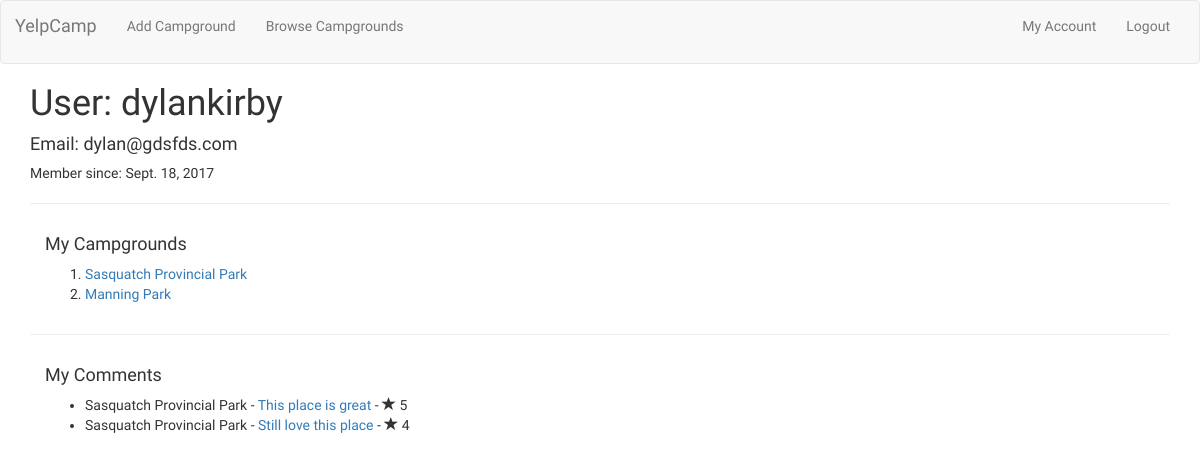
The app's page /accounts/2/ (signed in), older data.
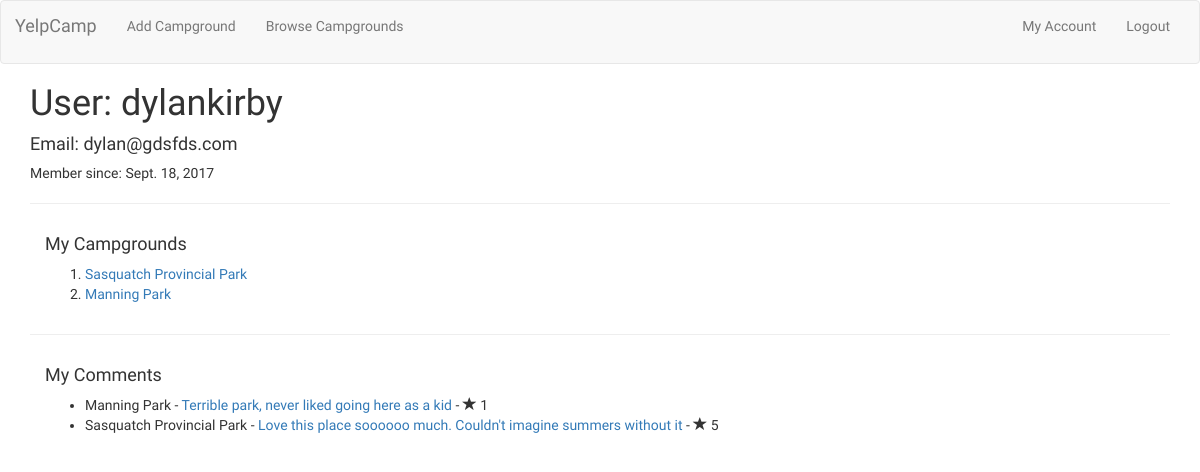
The same page, newer data.
### campgrounds/models.py (models this page shows, shortened)
class Campground(models.Model):
	author = models.ForeignKey('auth.User' , related_name='submitted_campgrounds')
	name = models.CharField(max_length=128, blank=False, unique=True)
	image = models.URLField(blank=False)
	short_description = models.CharField(max_length=128)
	price_per_night = models.DecimalField(max_digits=5, decimal_places=2, blank=True)
	city = models.CharField(max_length=56, blank=True, unique=False)
	PROVINCES = (
		('British Columbia', 'BC'),
	)
	province = models.CharField(max_length=56, blank=False, unique=False, choices=PROVINCES, default='BC')
	def __init__(self, *args, **kwargs):
	    super(Campground, self).__init__(*args, **kwargs)
	def __str__(self):
		return self.name

class Review(models.Model):
	author = models.ForeignKey('auth.User', related_name='my_reviews')
	campground = models.ForeignKey(Campground, related_name='reviews')
	comment = models.CharField(max_length=256, blank=True)
	RATINGS = (
		(1, 'Bad (1)'),
		(2, 'Ok (2)'),
		(3, 'Average (3)'),
		(4, 'Good (4)'),
		(5, 'Great (5)'),
	)
	rating = models.IntegerField(default=5, choices=RATINGS)
	date = models.DateTimeField(default=timezone.now())

### accounts/views.py (the view)
# urls.py: url(r'^(?P<pk>\d+)/$', views.AccountDetail.as_view(), name="my_account"),
class AccountDetail(DetailView, LoginRequiredMixin):
	model = User
	template_name = 'accounts/user_detail.html'
	context_object_name = 'user_object'
	def get_object(self):
		return self.request.user

### accounts/templates/accounts/user_detail.html
{% extends 'base.html' %}
{% block content %}
<div class="container">
	<h1>User: {{user.username}} </h1>
	<h4>Email: {{user.email}}</h4>
	<p>Member since: {{user.date_joined.date}}</p>
	<hr>
	<div class="container">
		<h4>My Campgrounds</h4>
		<ol>
			{% for campground in user.submitted_campgrounds.all %}
				<li><a href="{% url 'campgrounds:details' pk=campground.pk %}">{{campground.name}}</a></li>
			{% endfor %}
		</ol>
	</div>
	<hr>
	<div class="container">
		<h4>My Comments</h4>
		<ul>
			{% for review in user.my_reviews.all %}
				<li>{{review.campground}} - <a href="{% url 'campgrounds:details' pk=review.campground.pk %}">{{review.comment}}</a> - <span class="glyphicon glyphicon-star"></span> {{review.rating}}</li>
			{% endfor %}
		</ul>
	</div>
</div>
{% endblock %}

### templates/base.html (shortened to what this page needs)
<!DOCTYPE html>
{% load staticfiles %}
<html>
<head>
	<link rel="stylesheet" type="text/css" href="https://maxcdn.bootstrapcdn.com/bootstrap/3.3.7/css/bootstrap.min.css">
	<link rel="stylesheet" href="{% static 'YelpCamp/css/master.css' %}">
</head>
<body>
<div id="main-body-container">
  <nav class="navbar navbar-default" id="my-navbar">
    <div class="container" id="nav-container">
      <div class="navbar-header">
        <a class="navbar-brand" href="/">YelpCamp</a>
      <ul class="nav navbar-nav">
          {% if user.is_authenticated %}
            <li><a href="{% url 'campgrounds:create' %}">Add Campground</a></li>
          {% endif %}
          <li><a href="{% url 'campgrounds:all' %}">Browse Campgrounds</a></li>
        </ul>
      </div>
      <div class="collapse navbar-collapse" id="bs-example-navbar-collapse-1">
        <ul class="nav navbar-nav navbar-right">
        	{% if user.is_authenticated %}
            <li><a href="{% url 'accounts:my_account' pk=user.pk %}">My Account</a></li>
  					<li><a href="{% url 'accounts:logout' %}">Logout</a></li>
        	{% else %}
  					<li><a href="{% url 'accounts:login' %}"><span class="glyphicon glyphicon-log-in"></span> Login</a></li>
  					<li><a href="{% url 'accounts:signup' %}"><span class="glyphicon glyphicon-user"> Signup</a></li>
        	{% endif %}
        </ul>
      </div>
    </div>
  </nav>
  <div class="my-content">
    {% block content %}
    {% endblock %}
  </div>
</div>
</body>
</html>

### static/YelpCamp/css/master.css (style rules this page uses)
body { font-family: Raleway; }
#nav-container { padding: 0; }
#my-navbar { margin-bottom: 0; height: 8vh; }
#main-body-container { opacity: 0; -webkit-transition: opacity 2s ease-in-out; -moz-transition: opacity 2s ease-in-out; -ms-transition: opacity 2s ease-in-out; -o-transition: opacity 2s ease-in-out; transition: opacity 2s ease-in-out; }

Row changes from the older to the newer data that the page shows:
removed Review: campground "Sasquatch Provincial Park", comment "This place is great", rating "5"
removed Review: campground "Sasquatch Provincial Park", comment "Still love this place", rating "4"
added Review: campground "Manning Park", comment "Terrible park, never liked going here as a kid", rating "1"
added Review: campground "Sasquatch Provincial Park", comment "Love this place soooooo much. Couldn't imagine summers without it", rating "5"
